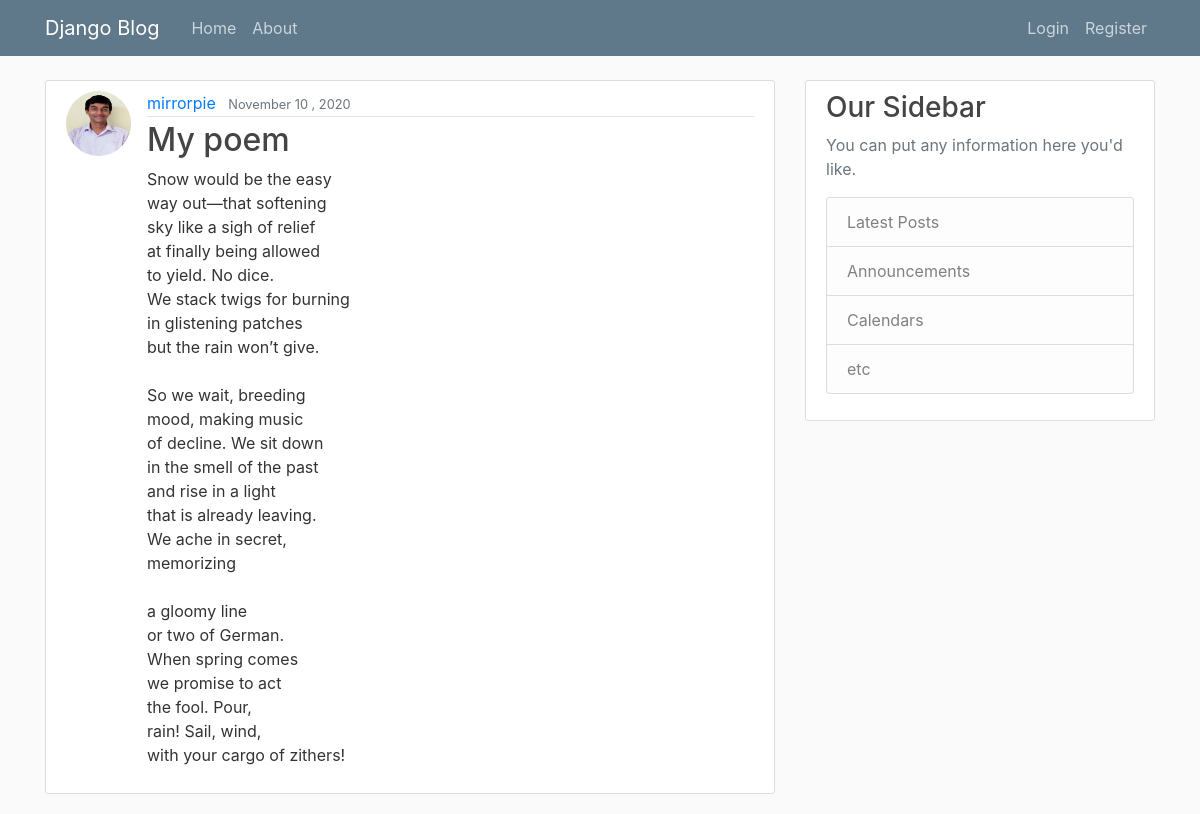
Page /post/6/ on the committed database.
### blog/models.py (models this page shows, shortened)
class Post(models.Model):
    title = models.CharField(max_length = 100)
    content = models.TextField()
    date_posted = models.DateTimeField(default = timezone.now)
    author = models.ForeignKey(User, on_delete = models.CASCADE)

### users/models.py (models this page shows, shortened)
class Profile(models.Model):
    user = models.OneToOneField(User, on_delete = models.CASCADE)
    image = models.ImageField(default = 'default.jpg', upload_to = 'profile_pics')

### blog/views.py (the view)
# urls.py: path('post/<int:pk>/', PostDetailView.as_view(), name="post-detail"),
class PostDetailView(DetailView):
    model = Post

### blog/templates/blog/post_detail.html (shortened to what this page needs)
{% extends "blog/base.html" %}
{% block content %}
    <article class="media content-section">
        <img  class="rounded-circle article-img" src="{{ object.author.profile.image.url }}">
        <div class="media-body">
            <div class="article-metadata">
                <a class="mr-2" href="#">{{ object.author }}</a>
                <small class="text-muted">{{ object.date_posted|date:"F d , Y" }}</small>
            </div>
            <h2 class="article-title">{{ object.title }}</h2>
            <p class="article-content">{{ object.content }}</p>
        </div>
    </article>
{% endblock content %}

### blog/static/blog/main.css (style rules this page uses)
body { background: #fafafa; color: #333333; margin-top: 5rem; }
h1, h2, h3, h4, h5, h6 { color: #444444; }
.content-section { background: #ffffff; padding: 10px 20px; border: 1px solid #dddddd; border-radius: 3px; margin-bottom: 20px; }
.article-title { color: #444444; }
.article-content { white-space: pre-line; }
.article-img { height: 65px; width: 65px; margin-right: 16px; }
.article-metadata { padding-bottom: 1px; margin-bottom: 4px; border-bottom: 1px solid #e3e3e3 }

### rows in the picture
Post: author.profile.image (picture), author "mirrorpie", date_posted "November 10 , 2020", title "My poem", content "Snow would be the easy way out—that softening sky like a sigh of relief at finally being allowed to yield. No dice. We stack twigs for burning in glistening patches but the rain won’t give. So we wait, breeding mood, making music of decline. We sit down in the smell of the past and rise in a light that is already leaving. We ache in secret, memorizing a gloomy line or two of German. When spring comes we promise to act the fool. Pour, rain! Sail, wind, with your cargo of zithers!"
